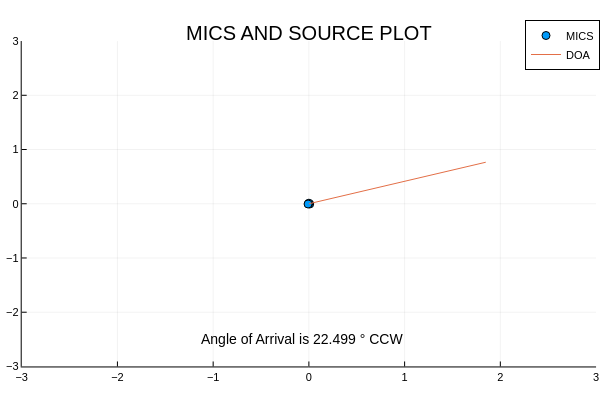

Write notebook code for a chart like this one.
### Code cell
# Plot of the mics and the direction of arrival of the signal

plotly()

srcDOA = [zeros(SRCDOA_POINTS) for _ in 1:2]
for i in 1:SRCDOA_POINTS
    r = i-1
    srcDOA[1][i] =r*cos(theta_Calc)
    srcDOA[2][i] =r*sin(theta_Calc)
end

scatter(mic[1], mic[2], xlims=(-3, 3), ylims=(-3, 3), title="MICS AND SOURCE PLOT", label = "MICS")
aoaDF = round(theta_Calc* (180/pi), digits = 3)
plot!(srcDOA[1], srcDOA[2], label = "DOA")
aoa = text("Angle of Arrival is $aoaDF ° CCW", :black, :right, 10)
annotate!(1, -2.5, aoa)

### Figure 1 — Plotly figure (JSON) as saved in the notebook; plotly's stock layout.template omitted (floating-point values rounded to 4 significant figures)
{"data": [{"colorbar": {"len": 0.9039, "title": "", "x": 0.9934, "y": 0.4896}, "legendgroup": "MICS", "marker": {"color": "rgba(0, 154, 250, 1.000)", "line": {"color": "rgba(0, 0, 0, 1.000)", "width": 1}, "size": 8, "symbol": "circle"}, "mode": "markers", "name": "MICS", "showlegend": true, "type": "scatter", "x": [0.0085, 0, -0.0085], "xaxis": "x", "y": [-0.004907, 0.009815, -0.004907], "yaxis": "y"}, {"colorbar": {"len": 0.9039, "title": "", "x": 0.9934, "y": 0.4896}, "legendgroup": "DOA", "line": {"color": "rgba(227, 111, 71, 1.000)", "dash": "solid", "shape": "linear", "width": 1}, "mode": "lines", "name": "DOA", "showlegend": true, "type": "scatter", "x": [0, 0.9239, 1.848], "xaxis": "x", "y": [0, 0.3827, 0.7653], "yaxis": "y"}], "layout": {"annotations": [{"font": {"color": "rgba(0, 0, 0, 1.000)", "family": "sans-serif", "size": 20}, "rotation": 0, "showarrow": false, "text": "MICS AND SOURCE PLOT", "x": 0.5148, "xanchor": "center", "xref": "paper", "y": 1, "yanchor": "top", "yref": "paper"}, {"font": {"color": "rgba(0, 0, 0, 1.000)", "family": "sans-serif", "size": 14}, "rotation": 0, "showarrow": false, "text": "Angle of Arrival is 22.499 ° CCW", "x": 1, "xanchor": "right", "xref": "x", "y": -2.5, "yanchor": "middle", "yref": "y"}], "height": 400, "legend": {"bgcolor": "rgba(255, 255, 255, 1.000)", "bordercolor": "rgba(0, 0, 0, 1.000)", "borderwidth": 1, "font": {"color": "rgba(0, 0, 0, 1.000)", "family": "sans-serif", "size": 11}, "title": {"font": {"color": "rgba(0, 0, 0, 1.000)", "family": "sans-serif", "size": 15}, "text": ""}, "tracegroupgap": 0, "traceorder": "normal", "x": 1, "xanchor": "auto", "y": 1, "yanchor": "auto"}, "margin": {"b": 20, "l": 0, "r": 0, "t": 20}, "paper_bgcolor": "rgba(255, 255, 255, 1.000)", "plot_bgcolor": "rgba(255, 255, 255, 1.000)", "showlegend": true, "width": 600, "xaxis": {"anchor": "y", "domain": [0.03619, 0.9934], "gridcolor": "rgba(0, 0, 0, 0.100)", "gridwidth": 0.5, "linecolor": "rgba(0, 0, 0, 1.000)", "mirror": false, "range": [-3, 3], "showgrid": true, "showline": true, "showticklabels": true, "tickangle": 0, "tickcolor": "rgb(0, 0, 0)", "tickfont": {"color": "rgba(0, 0, 0, 1.000)", "family": "sans-serif", "size": 11}, "tickmode": "array", "ticks": "inside", "ticktext": ["−3", "−2", "−1", "0", "1", "2", "3"], "tickvals": [-3, -2, -1, 0, 1, 2, 3], "title": "", "titlefont": {"color": "rgba(0, 0, 0, 1.000)", "family": "sans-serif", "size": 15}, "type": "-", "visible": true, "zeroline": false, "zerolinecolor": "rgba(0, 0, 0, 1.000)"}, "yaxis": {"anchor": "x", "domain": [0.03762, 0.9415], "gridcolor": "rgba(0, 0, 0, 0.100)", "gridwidth": 0.5, "linecolor": "rgba(0, 0, 0, 1.000)", "mirror": false, "range": [-3, 3], "showgrid": true, "showline": true, "showticklabels": true, "tickangle": 0, "tickcolor": "rgb(0, 0, 0)", "tickfont": {"color": "rgba(0, 0, 0, 1.000)", "family": "sans-serif", "size": 11}, "tickmode": "array", "ticks": "inside", "ticktext": ["−3", "−2", "−1", "0", "1", "2", "3"], "tickvals": [-3, -2, -1, 0, 1, 2, 3], "title": "", "titlefont": {"color": "rgba(0, 0, 0, 1.000)", "family": "sans-serif", "size": 15}, "type": "-", "visible": true, "zeroline": false, "zerolinecolor": "rgba(0, 0, 0, 1.000)"}}}
